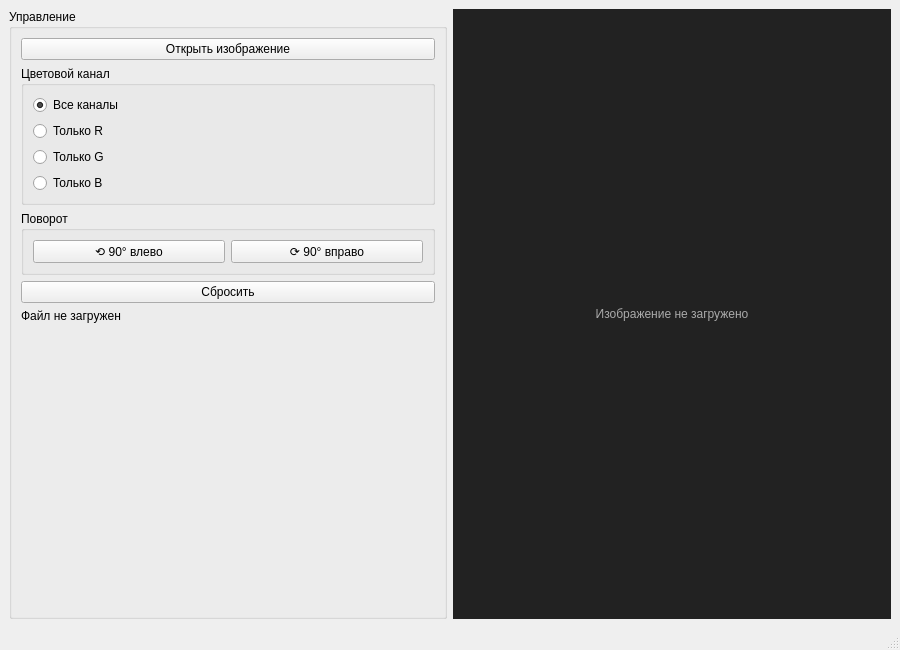
<?xml version="1.0" encoding="UTF-8"?>
<ui version="4.0">
 <class>MainWindow</class>
 <widget class="QMainWindow" name="MainWindow">
  <property name="geometry">
   <rect><x>0</x><y>0</y><width>900</width><height>650</height></rect>
  </property>
  <property name="windowTitle"><string>Task3 — Каналы и поворот</string></property>
  <widget class="QWidget" name="centralwidget">
   <layout class="QHBoxLayout" name="hLayout">
    <item>
     <widget class="QGroupBox" name="gbControls">
      <property name="title"><string>Управление</string></property>
      <property name="maximumWidth"><number>260</number></property>
      <layout class="QVBoxLayout" name="vLayout">
       <item>
        <widget class="QPushButton" name="btnOpen">
         <property name="text"><string>Открыть изображение</string></property>
        </widget>
       </item>
       <item>
        <widget class="QGroupBox" name="gbChannels">
         <property name="title"><string>Цветовой канал</string></property>
         <layout class="QVBoxLayout" name="vCh">
          <item>
           <widget class="QRadioButton" name="rbAll">
            <property name="text"><string>Все каналы</string></property>
            <property name="checked"><bool>true</bool></property>
           </widget>
          </item>
          <item>
           <widget class="QRadioButton" name="rbR">
            <property name="text"><string>Только R</string></property>
           </widget>
          </item>
          <item>
           <widget class="QRadioButton" name="rbG">
            <property name="text"><string>Только G</string></property>
           </widget>
          </item>
          <item>
           <widget class="QRadioButton" name="rbB">
            <property name="text"><string>Только B</string></property>
           </widget>
          </item>
         </layout>
        </widget>
       </item>
       <item>
        <widget class="QGroupBox" name="gbRotate">
         <property name="title"><string>Поворот</string></property>
         <layout class="QHBoxLayout" name="hRot">
          <item>
           <widget class="QPushButton" name="btnRotLeft">
            <property name="text"><string>⟲ 90° влево</string></property>
           </widget>
          </item>
          <item>
           <widget class="QPushButton" name="btnRotRight">
            <property name="text"><string>⟳ 90° вправо</string></property>
           </widget>
          </item>
         </layout>
        </widget>
       </item>
       <item>
        <widget class="QPushButton" name="btnReset">
         <property name="text"><string>Сбросить</string></property>
        </widget>
       </item>
       <item>
        <widget class="QLabel" name="lblInfo">
         <property name="text"><string>Файл не загружен</string></property>
         <property name="wordWrap"><bool>true</bool></property>
        </widget>
       </item>
       <item>
        <spacer name="sp">
         <property name="orientation"><enum>Qt::Orientation::Vertical</enum></property>
         <property name="sizeType"><enum>QSizePolicy::Policy::Expanding</enum></property>
         <property name="sizeHint" stdset="0"><size><width>20</width><height>40</height></size></property>
        </spacer>
       </item>
      </layout>
     </widget>
    </item>
    <item>
     <widget class="QLabel" name="lblImage">
      <property name="alignment"><set>Qt::AlignmentFlag::AlignCenter</set></property>
      <property name="minimumSize"><size><width>400</width><height>400</height></size></property>
      <property name="styleSheet"><string>QLabel { background:#222; color:#aaa; }</string></property>
      <property name="text"><string>Изображение не загружено</string></property>
     </widget>
    </item>
   </layout>
  </widget>
  <widget class="QStatusBar" name="statusbar"/>
 </widget>
 <resources/>
 <connections/>
</ui>
